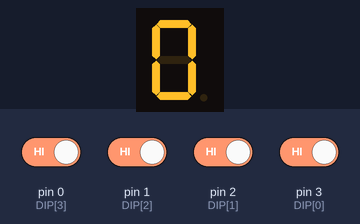
The sketch below on a simulated Arduino Uno, built with avr-gcc and run on an emulated ATmega328P. Parts: 1-digit seven-segment display. Wiring (inferred from the names in the program): 1-digit 7-segment display, segments lit when LOW: segments pin 4, pin 5, pin 6, pin 7, pin 8, pin 9, pin 10, pin 11. The inputs (shaded band) are chosen by the test bench; at power-on: pin 0 (DIP[3]), pin 1 (DIP[2]), pin 2 (DIP[1]), pin 3 (DIP[0]) HIGH. The segment pins are drawn as the display they are named for.

Above: at 1.2 s.
1.3 s: pin 1 (DIP[2]) driven LOW
At 1.9 s:
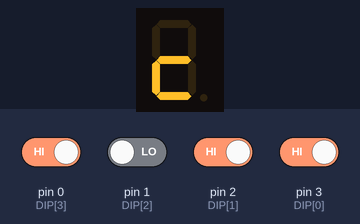
2.8 s: pin 3 (DIP[0]) driven LOW
At 3.1 s:
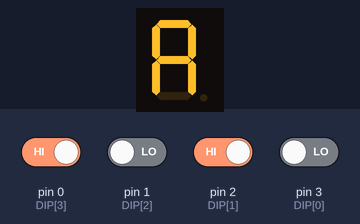
4.3 s: pin 2 (DIP[1]) driven LOW
At 5.4 s:
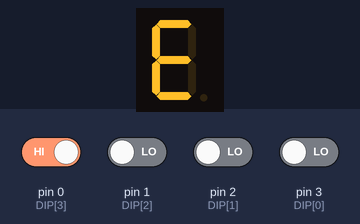
5.8 s: pin 0 (DIP[3]) driven LOW
At 6.6 s:
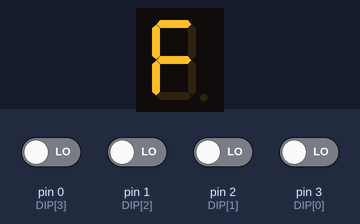
7.3 s: pin 1 (DIP[2]) driven HIGH
At 7.7 s:
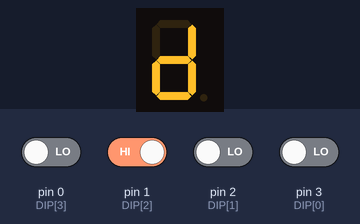
8.8 s: pin 0 (DIP[3]) driven HIGH
At 10.0 s:
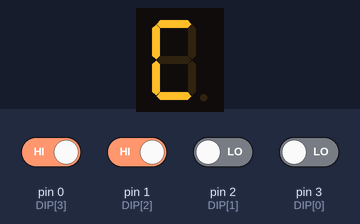
Timing chart, 0 to 11.3 s (numbered marks = the images above; inputs shaded):
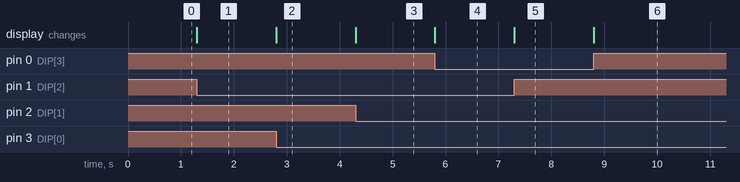

The sketch:

DIPx4and7SEGx2.ino
```cpp
const int DIP[]={3,2,1,0};
const byte Weight[]={8,4,2,1};
int seg7[]={4,5,6,7,8,9,10,11};
char TAB[]={0x3F,0x06,0x58,0x4F,0x66,0x6D,0x7D,0x27,0x7F,0x67,0x77,0x7C,0x39,0x5E,0x79,0x71};
int ii,jj;
int number;
void setup() {
  // put your setup code here, to run once:
for(ii=0;ii<8;ii++)
{
  pinMode(seg7[ii],OUTPUT);
    }
for(ii=0;ii<4;ii++)
{
  pinMode(DIP[ii],INPUT_PULLUP);
  }
}

void loop() {
  // put your main code here, to run repeatedly:
number=0;
for(ii=0;ii<4;ii++)
{
  int reading=digitalRead(DIP[ii]);
  if(reading==LOW)number+=Weight[ii];
  }
  OutPort(TAB[number]);
}
void OutPort(byte dat)
{
  for(jj=0;jj<8;jj++)
  {
    if(dat%2==1)
    digitalWrite(seg7[jj],LOW);
   else
    digitalWrite(seg7[jj],HIGH);
    dat=dat/2;
    }

    }
```

Measured:
- after the input at 1.3 s, the display: changes at once (image 1)
- after the input at 2.8 s, the display: changes at once (image 2)
- after the input at 4.3 s, the display: changes at once (image 3)
- after the input at 5.8 s, the display: changes at once (image 4)
- after the input at 7.3 s, the display: changes at once (image 5)
- after the input at 8.8 s, the display: changes at once (image 6)
